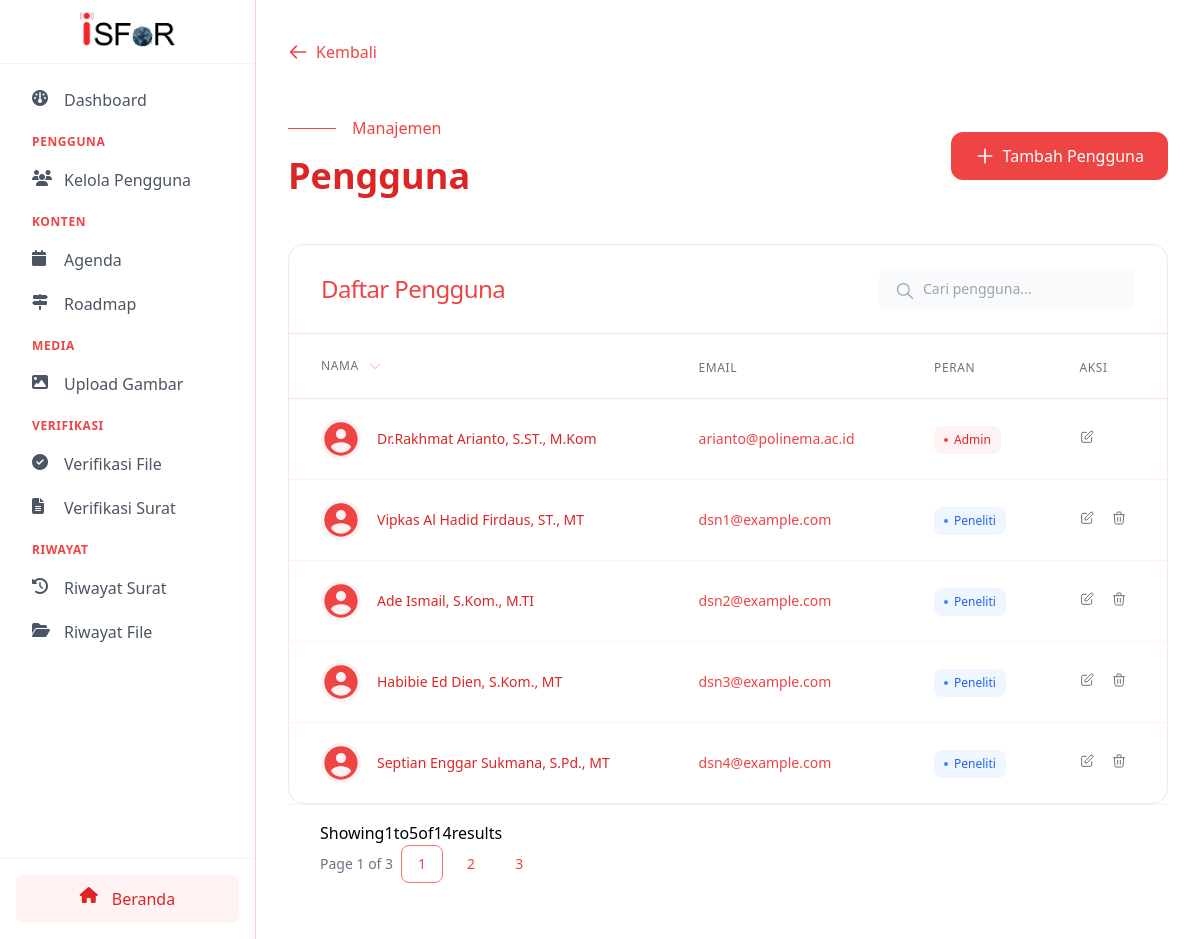
Page /php/public/user (signed in) on the committed database.
### tables this page shows
CREATE TABLE `users` (
  `user_id` int NOT NULL,
  `name` varchar(100) NOT NULL,
  `username` varchar(50) NOT NULL,
  `email` varchar(100) NOT NULL,
  `profile_picture` varchar(255) DEFAULT NULL,
  `password` varchar(255) NOT NULL,
  `role_id` int NOT NULL
);

### php/app/core/Controller.php (called while the page is built, shortened)
<?php
class Controller{
    public function view($view, $data = []){
        require_once '../app/views/' . $view . '.php';
    }
    public function model($model){
        return new $model;
    }
    public function middleware(){
        require_once '../app/helpers/Middleware.php';
        $middleware = new Middleware;
        return $middleware;
    }
    public function checkRole(){
        return $this->middleware()->checkRole();
    }
}

### php/app/core/App.php (called while the page is built, shortened)
<?php
class App {
    protected $method = 'index';
    protected $params = [];
    public function __construct() {
        $this->controller = new $this->controller;
        call_user_func_array([$this->controller, $this->method], $this->params);
    }
}

### php/public/index.php (called while the page is built, shortened)
<?php
$app = new App;

### php/app/core/Database.php (called while the page is built, shortened)
<?php
class Database
{
    private $host = DB_HOST;
    private $user = DB_USER;
    private $pass = DB_PASS;
    private $db_name = DB_NAME;
    private $dbh;
    private $stmt;
    public function __construct()
    {
        $dsn = "mysql:host={$this->host};dbname={$this->db_name};charset=utf8mb4";
        $options = [
            PDO::ATTR_ERRMODE => PDO::ERRMODE_EXCEPTION,
        ];
        try {
            $this->dbh = new PDO($dsn, $this->user, $this->pass, $options);
        } catch (PDOException $e) {
            die("Koneksi gagal: " . $e->getMessage());
        }
    }
    public function query($query)
    {
        $this->stmt = $this->dbh->prepare($query);
    }
    public function bind($param, $value, $type = null)
    {
        $this->stmt->bindValue($param, $value, $type);
    }
    public function execute()
    {
        $this->stmt->execute();
    }
    public function resultSet()
    {
        $this->execute();
        return $this->stmt->fetchAll(PDO::FETCH_ASSOC);
    }
}

### php/app/models/UsersModel.php (called while the page is built, shortened)
<?php
class UsersModel
{
    private $db;
    public function __construct()
    {
        $this->db = new Database;
    }
    public function getUsersWithPagination($limit, $offset) {
        $query = "SELECT user_id, name, username, email, profile_picture, role_id
                  FROM users
                  ORDER BY user_id ASC
                  LIMIT :offset, :limit";
        $this->db->query($query);
        $this->db->bind(':offset', $offset, PDO::PARAM_INT);
        $this->db->bind(':limit', $limit, PDO::PARAM_INT);
        return $this->db->resultSet();
    }
    public function getTotalUsers() {
        $query = "SELECT COUNT(1) AS Total FROM users";
        $this->db->query($query);
        $result = $this->db->single();
        return $result ? (int)$result['Total'] : 0;
    }
}

### php/app/helpers/Middleware.php (called while the page is built, shortened)
<?php
class Middleware{
    function checkRole() {
        if(isset($_SESSION['role_id'])){
            return $_SESSION['role_id'];
        }else{
            return 0;
        }
    }
}

### php/app/views/admin/users.php (the view, shortened to what this page needs)
<!DOCTYPE html>
<html lang="id" class="scroll-smooth">
<head>
    <link href="https://cdn.jsdelivr.net/npm/tailwindcss@2.2.19/dist/tailwind.min.css" rel="stylesheet">
    <link rel="stylesheet" href="<?= CSS; ?>/admin/users.css">
</head>
<body class="bg-white">
    <div class="flex flex-col lg:flex-row">
        <?php include_once '../app/views/assets/components/AdminDashboard/sidebar.php'; ?>
        <div class="flex-1 min-h-screen lg:ml-64">
            <main class="py-10 px-4 sm:px-8">
                <div class="max-w-7xl mx-auto mb-12">
                    <a href="<?= BASEURL ?>/dashboardAdmin"
                        class="inline-flex items-center space-x-2 text-red-500 hover:text-red-600 transition-all duration-300">
                        <svg class="w-5 h-5" fill="none" viewBox="0 0 24 24" stroke="currentColor">
                            <path stroke-linecap="round" stroke-linejoin="round" stroke-width="2"
                                d="M10 19l-7-7m0 0l7-7m-7 7h18" />
                        </svg>
                        <span>Kembali</span>
                    </a>
                </div>
                <header class="max-w-7xl mx-auto mb-12 animate-fade-in">
                    <div class="flex flex-col sm:flex-row items-start sm:items-center justify-between">
                        <div>
                            <div class="flex items-center space-x-4 mb-4">
                                <span class="h-px w-12 bg-red-500"></span>
                                <span class="text-red-500 font-medium">Manajemen</span>
                            </div>
                            <h1 class="text-3xl sm:text-4xl font-bold text-red-600">Pengguna</h1>
                        </div>
                        <button onclick="showAddUserModal()"
                            class="mt-4 sm:mt-0 px-6 py-3 bg-red-500 text-white rounded-xl hover:bg-red-600 transition-all duration-300 flex items-center space-x-2 btn-primary">
                            <svg class="w-5 h-5" fill="none" viewBox="0 0 24 24" stroke="currentColor">
                                <path stroke-linecap="round" stroke-linejoin="round" stroke-width="2"
                                    d="M12 4v16m8-8H4" />
                            </svg>
                            <span>Tambah Pengguna</span>
                        </button>
                    </div>
                </header>
                <section class="bg-white rounded-2xl border border-red-100 overflow-hidden animate-slide-in">
                    <div class="px-4 sm:px-8 py-6 border-b border-red-100 flex flex-col sm:flex-row justify-between items-start sm:items-center">
                        <h2 class="text-xl sm:text-2xl font-light text-red-500 tracking-tight">Daftar Pengguna</h2>
                        <div class="relative mt-4 sm:mt-0">
                            <input type="text" id="searchUser" placeholder="Cari pengguna..."
                                class="pl-11 pr-4 py-2.5 bg-gray-50 rounded-lg text-sm focus:outline-none focus:ring-1 focus:ring-red-500 transition-all duration-200 text-gray-600 placeholder-gray-400 w-full sm:w-64">
                            <svg class="w-5 h-5 absolute left-4 top-3 text-gray-400" fill="none" stroke="currentColor"
                                viewBox="0 0 24 24">
                                <path stroke-linecap="round" stroke-linejoin="round" stroke-width="1.5"
                                    d="M21 21l-6-6m2-5a7 7 0 11-14 0 7 7 0 0114 0z" />
                            </svg>
                        </div>
                    </div>
                    <?php if (empty($data)): ?>
                        <div class="text-center py-12">
                            <img src="<?= ASSETS; ?>/images/empty-user.png" alt="No Users" class="mx-auto h-40 opacity-50">
                            <p class="mt-4 text-lg text-gray-900">Belum ada pengguna</p>
                            <p class="text-sm text-gray-500">Mulai dengan menambahkan pengguna baru</p>
                        </div>
                    <?php else: ?>
                        <div class="overflow-x-auto">
                            <table class="min-w-full divide-y divide-red-100">
                                <thead>
                                    <tr>
                                        <th class="px-4 sm:px-8 py-5 text-left">
                                            <div class="flex items-center space-x-2">
                                                <span
                                                    class="text-xs font-medium text-gray-500 uppercase tracking-wider">Nama</span>
                                                <svg class="w-4 h-4 text-red-300" fill="none" stroke="currentColor"
                                                    viewBox="0 0 24 24">
                                                    <path stroke-linecap="round" stroke-linejoin="round" stroke-width="1.5"
                                                        d="M19 9l-7 7-7-7" />
                                                </svg>
                                            </div>
                                        </th>
                                        <th class="px-4 sm:px-8 py-5 text-left">
                                            <span
                                                class="text-xs font-medium text-gray-500 uppercase tracking-wider">Email</span>
                                        </th>
                                        <th class="px-4 sm:px-8 py-5 text-left">
                                            <span
                                                class="text-xs font-medium text-gray-500 uppercase tracking-wider">Peran</span>
                                        </th>
                                        <th class="px-4 sm:px-8 py-5 text-left">
                                            <span
                                                class="text-xs font-medium text-gray-500 uppercase tracking-wider">Aksi</span>
                                        </th>
                                    </tr>
                                </thead>
                                <tbody class="divide-y divide-red-50">
                                    <?php foreach ($data['allUsersWithPagination'] as $allUsersWithPagination): ?>
                                        <tr class="table-row">
                                            <td class="px-4 sm:px-8 py-5">
                                                <div class="flex items-center space-x-4">
                                                    <div class="flex-shrink-0 h-10 w-10 rounded-full overflow-hidden bg-red-50">
                                                        <?php if ($allUsersWithPagination['profile_picture'] == null): ?>
                                                            <div
                                                                class="flex-shrink-0 h-10 w-10 rounded-full overflow-hidden bg-red-50">
                                                            </div>
                                                        <?php endif; ?>
                                                    </div>
                                                    <div class="flex-1 min-w-0">
                                                        <p class="text-sm font-medium text-red-600">
                                                            <?= $allUsersWithPagination['name'] ?></p>
                                                    </div>
                                                </div>
                                            </td>
                                            <td class="px-4 sm:px-8 py-5">
                                                <div class="text-sm text-red-500"><?= $allUsersWithPagination['email'] ?></div>
                                            </td>
                                            <td class="px-4 sm:px-8 py-5">
                                                <?php if ($allUsersWithPagination['role_id'] == 1) { ?>
                                                    <span
                                                        class="inline-flex items-center px-2.5 py-1.5 rounded-lg text-xs font-medium bg-red-50 text-red-600">
                                                        <span class="w-1 h-1 mr-1.5 rounded-full bg-red-500"></span>
                                                        Admin
                                                    </span>
                                                <?php } elseif ($allUsersWithPagination['role_id'] == 2) { ?>
                                                    <span
                                                        class="inline-flex items-center px-2.5 py-1.5 rounded-lg text-xs font-medium bg-blue-50 text-blue-600">
                                                        <span class="w-1 h-1 mr-1.5 rounded-full bg-blue-500"></span>
                                                        Peneliti
                                                    </span>
                                                <?php } ?>
                                            </td>
                                            <td class="px-4 sm:px-8 py-5 text-sm space-x-3">
                                                <a href="<?= BASEURL; ?>/User/editView/<?= $allUsersWithPagination['user_id'] ?>"
                                                    class="inline-flex items-center text-gray-500 hover:text-red-600 transition-colors duration-200">
                                                    <svg class="w-4 h-4" fill="none" stroke="currentColor" viewBox="0 0 24 24">
                                                        <path stroke-linecap="round" stroke-linejoin="round" stroke-width="1.5"
                                                            d="M11 5H6a2 2 0 00-2 2v11a2 2 0 002 2h11a2 2 0 002-2v-5m-1.414-9.414a2 2 0 112.828 2.828L11.828 15H9v-2.828l8.586-8.586z" />
                                                    </svg>
                                                </a>
                                                <?php if ($allUsersWithPagination['user_id'] != $_SESSION['user_id']) { ?>
                                                    <a href="<?= BASEURL; ?>/User/Delete/<?= $allUsersWithPagination['user_id'] ?>"
                                                        class="inline-flex items-center text-gray-500 hover:text-red-600 transition-colors duration-200"
                                                        onclick="return confirm('Are you sure you want to delete this user?')">
                                                        <svg class="w-4 h-4" fill="none" stroke="currentColor"
                                                            viewBox="0 0 24 24">
                                                            <path stroke-linecap="round" stroke-linejoin="round"
                                                                stroke-width="1.5"
                                                                d="M19 7l-.867 12.142A2 2 0 0116.138 21H7.862a2 2 0 01-1.995-1.858L5 7m5 4v6m4-6v6m1-10V4a1 1 0 00-1-1h-4a1 1 0 00-1 1v3M4 7h16" />
                                                        </svg>
                                                    </a>
                                                <?php } ?>
                                            </td>
                                        </tr>
                                    <?php endforeach; ?>
                                </tbody>
                            </table>
                        </div>
                    <?php endif; ?>
                </section>
                <div class="px-4 sm:px-8 py-4 border-t border-gray-100">
                    <div class="flex
                    <div class=" text-sm text-gray-500">
                        Showing
                        <span class="font-medium"><?= ($data['currentPage'] - 1) * $data['limit'] + 1; ?></span>
                        to
                        <span class="font-medium">
                            <?= min($data['currentPage'] * $data['limit'], $data['totalUsers']) ?>
                        </span>
                        of
                        <span class="font-medium"><?= $data['totalUsers'] ?></span>
                        results
                    </div>
                    <div class="flex items-center space-x-2" id="pagination">
                        <div class="text-sm text-gray-500">
                            Page <span class="font-medium"><?= $data['currentPage']; ?></span> of <span
                                class="font-medium"><?= $data['totalPages']; ?></span>
                        </div>
                        <?php for ($i = 1; $i <= $data['totalPages']; $i++): ?>
                            <a href="?page=<?= $i; ?>"
                                class="px-4 py-2 text-sm font-medium rounded-lg <?= $i == $data['currentPage'] ? 'border border-red-400  text-red-500' : 'bg-white text-red-500 duration-300 hover:bg-red-100'; ?>">
                                <?= $i; ?>
                            </a>
                        <?php endfor; ?>
                    </div>
                </div>
        </div>
    </div>
</body>
</html>

### rows in the picture
users: name "Dr.Rakhmat Arianto, S.ST., M.Kom", email "arianto@polinema.ac.id", shows "Admin"
users: name "Vipkas Al Hadid Firdaus, ST., MT", email "dsn1@example.com", shows "Peneliti"
users: name "Ade Ismail, S.Kom., M.TI", email "dsn2@example.com", shows "Peneliti"
users: name "Habibie Ed Dien, S.Kom., MT", email "dsn3@example.com", shows "Peneliti"
users: name "Septian Enggar Sukmana, S.Pd., MT", email "dsn4@example.com", shows "Peneliti"

### other values in the picture
min($data['currentPage'] * $data['limit'], $data['totalUsers']) "5"
$data['totalUsers'] "14"
$data['currentPage'] "1"
$data['totalPages'] "3"
